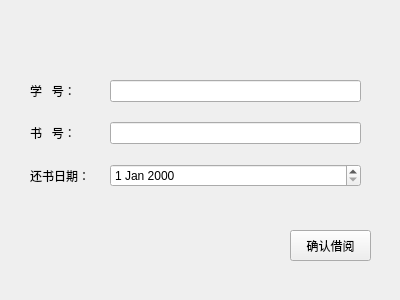
<?xml version="1.0" encoding="UTF-8"?>
<ui version="4.0">
 <class>Form</class>
 <widget class="QWidget" name="Form">
  <property name="geometry">
   <rect>
    <x>0</x>
    <y>0</y>
    <width>400</width>
    <height>300</height>
   </rect>
  </property>
  <property name="windowTitle">
   <string>借阅表单</string>
  </property>
  <widget class="QWidget" name="formLayoutWidget">
   <property name="geometry">
    <rect>
     <x>20</x>
     <y>70</y>
     <width>351</width>
     <height>131</height>
    </rect>
   </property>
   <layout class="QFormLayout" name="formLayout">
    <property name="horizontalSpacing">
     <number>20</number>
    </property>
    <property name="verticalSpacing">
     <number>20</number>
    </property>
    <property name="leftMargin">
     <number>10</number>
    </property>
    <property name="topMargin">
     <number>10</number>
    </property>
    <property name="rightMargin">
     <number>10</number>
    </property>
    <property name="bottomMargin">
     <number>10</number>
    </property>
    <item row="0" column="0">
     <widget class="QLabel" name="label">
      <property name="text">
       <string>学   号：</string>
      </property>
     </widget>
    </item>
    <item row="0" column="1">
     <widget class="QLineEdit" name="borrowSid"/>
    </item>
    <item row="2" column="0">
     <widget class="QLabel" name="label_2">
      <property name="text">
       <string>还书日期：</string>
      </property>
     </widget>
    </item>
    <item row="1" column="0">
     <widget class="QLabel" name="label_3">
      <property name="text">
       <string>书   号：</string>
      </property>
     </widget>
    </item>
    <item row="1" column="1">
     <widget class="QLineEdit" name="borrowBid"/>
    </item>
    <item row="2" column="1">
     <widget class="QDateEdit" name="dueDate"/>
    </item>
   </layout>
  </widget>
  <widget class="QPushButton" name="borrowSure">
   <property name="geometry">
    <rect>
     <x>290</x>
     <y>230</y>
     <width>81</width>
     <height>31</height>
    </rect>
   </property>
   <property name="text">
    <string>确认借阅</string>
   </property>
  </widget>
 </widget>
 <resources/>
 <connections/>
</ui>
